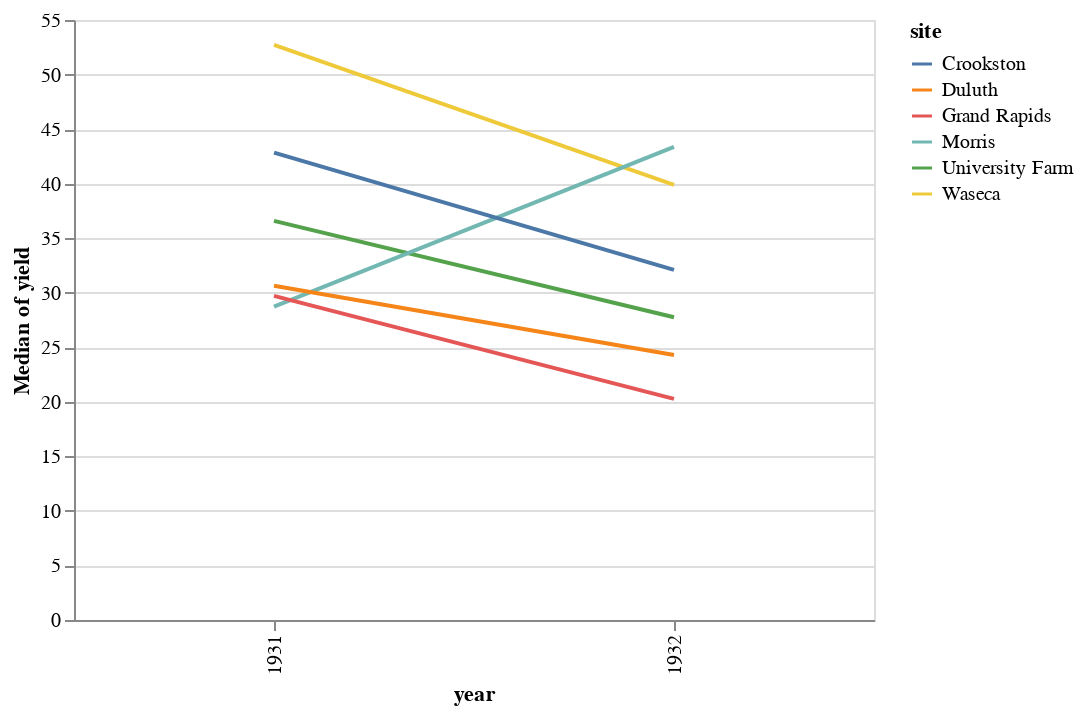

The notebook cell saved with this chart:
### Markdown cell above
## Altair

### Code cell
import altair as alt
from vega_datasets import data

source = data.barley()

alt.Chart(source).mark_line().encode(
    x='year:O',
    y='median(yield)',
    color='site'
)

### Figure 1 — Vega-Lite specification as saved in the notebook (floating-point values rounded to 4 significant figures)
{"$schema": "https://vega.github.io/schema/vega-lite/v3.4.0.json", "config": {"mark": {"tooltip": null}, "view": {"height": 300, "width": 400}}, "data": {"name": "data-093ece8c35bb2d41094cfb6138ec810b"}, "datasets": {"data-093ece8c35bb2d41094cfb6138ec810b": [{"site": "University Farm", "variety": "Manchuria", "year": 1931, "yield": 27}, {"site": "Waseca", "variety": "Manchuria", "year": 1931, "yield": 48.87}, {"site": "Morris", "variety": "Manchuria", "year": 1931, "yield": 27.43}, {"site": "Crookston", "variety": "Manchuria", "year": 1931, "yield": 39.93}, {"site": "Grand Rapids", "variety": "Manchuria", "year": 1931, "yield": 32.97}, {"site": "Duluth", "variety": "Manchuria", "year": 1931, "yield": 28.97}, {"site": "University Farm", "variety": "Glabron", "year": 1931, "yield": 43.07}, {"site": "Waseca", "variety": "Glabron", "year": 1931, "yield": 55.2}, {"site": "Morris", "variety": "Glabron", "year": 1931, "yield": 28.77}, {"site": "Crookston", "variety": "Glabron", "year": 1931, "yield": 38.13}, {"site": "Grand Rapids", "variety": "Glabron", "year": 1931, "yield": 29.13}, {"site": "Duluth", "variety": "Glabron", "year": 1931, "yield": 29.67}, {"site": "University Farm", "variety": "Svansota", "year": 1931, "yield": 35.13}, {"site": "Waseca", "variety": "Svansota", "year": 1931, "yield": 47.33}, {"site": "Morris", "variety": "Svansota", "year": 1931, "yield": 25.77}, {"site": "Crookston", "variety": "Svansota", "year": 1931, "yield": 40.47}, {"site": "Grand Rapids", "variety": "Svansota", "year": 1931, "yield": 29.67}, {"site": "Duluth", "variety": "Svansota", "year": 1931, "yield": 25.7}, {"site": "University Farm", "variety": "Velvet", "year": 1931, "yield": 39.9}, {"site": "Waseca", "variety": "Velvet", "year": 1931, "yield": 50.23}, {"site": "Morris", "variety": "Velvet", "year": 1931, "yield": 26.13}, {"site": "Crookston", "variety": "Velvet", "year": 1931, "yield": 41.33}, {"site": "Grand Rapids", "variety": "Velvet", "year": 1931, "yield": 23.03}, {"site": "Duluth", "variety": "Velvet", "year": 1931, "yield": 26.3}, {"site": "University Farm", "variety": "Trebi", "year": 1931, "yield": 36.57}, {"site": "Waseca", "variety": "Trebi", "year": 1931, "yield": 63.83}, {"site": "Morris", "variety": "Trebi", "year": 1931, "yield": 43.77}, {"site": "Crookston", "variety": "Trebi", "year": 1931, "yield": 46.93}, {"site": "Grand Rapids", "variety": "Trebi", "year": 1931, "yield": 29.77}, {"site": "Duluth", "variety": "Trebi", "year": 1931, "yield": 33.93}, {"site": "University Farm", "variety": "No. 457", "year": 1931, "yield": 43.27}, {"site": "Waseca", "variety": "No. 457", "year": 1931, "yield": 58.1}, {"site": "Morris", "variety": "No. 457", "year": 1931, "yield": 28.7}, {"site": "Crookston", "variety": "No. 457", "year": 1931, "yield": 45.67}, {"site": "Grand Rapids", "variety": "No. 457", "year": 1931, "yield": 32.17}, {"site": "Duluth", "variety": "No. 457", "year": 1931, "yield": 33.6}, {"site": "University Farm", "variety": "No. 462", "year": 1931, "yield": 36.6}, {"site": "Waseca", "variety": "No. 462", "year": 1931, "yield": 65.77}, {"site": "Morris", "variety": "No. 462", "year": 1931, "yield": 30.37}, {"site": "Crookston", "variety": "No. 462", "year": 1931, "yield": 48.57}, {"site": "Grand Rapids", "variety": "No. 462", "year": 1931, "yield": 24.93}, {"site": "Duluth", "variety": "No. 462", "year": 1931, "yield": 28.1}, {"site": "University Farm", "variety": "Peatland", "year": 1931, "yield": 32.77}, {"site": "Waseca", "variety": "Peatland", "year": 1931, "yield": 48.57}, {"site": "Morris", "variety": "Peatland", "year": 1931, "yield": 29.87}, {"site": "Crookston", "variety": "Peatland", "year": 1931, "yield": 41.6}, {"site": "Grand Rapids", "variety": "Peatland", "year": 1931, "yield": 34.7}, {"site": "Duluth", "variety": "Peatland", "year": 1931, "yield": 32}, {"site": "University Farm", "variety": "No. 475", "year": 1931, "yield": 24.67}, {"site": "Waseca", "variety": "No. 475", "year": 1931, "yield": 46.77}, {"site": "Morris", "variety": "No. 475", "year": 1931, "yield": 22.6}, {"site": "Crookston", "variety": "No. 475", "year": 1931, "yield": 44.1}, {"site": "Grand Rapids", "variety": "No. 475", "year": 1931, "yield": 19.7}, {"site": "Duluth", "variety": "No. 475", "year": 1931, "yield": 33.07}, {"site": "University Farm", "variety": "Wisconsin No. 38", "year": 1931, "yield": 39.3}, {"site": "Waseca", "variety": "Wisconsin No. 38", "year": 1931, "yield": 58.8}, {"site": "Morris", "variety": "Wisconsin No. 38", "year": 1931, "yield": 29.47}, {"site": "Crookston", "variety": "Wisconsin No. 38", "year": 1931, "yield": 49.87}, {"site": "Grand Rapids", "variety": "Wisconsin No. 38", "year": 1931, "yield": 34.47}, {"site": "Duluth", "variety": "Wisconsin No. 38", "year": 1931, "yield": 31.6}, {"site": "University Farm", "variety": "Manchuria", "year": 1932, "yield": 26.9}, {"site": "Waseca", "variety": "Manchuria", "year": 1932, "yield": 33.47}, {"site": "Morris", "variety": "Manchuria", "year": 1932, "yield": 34.37}, {"site": "Crookston", "variety": "Manchuria", "year": 1932, "yield": 32.97}, {"site": "Grand Rapids", "variety": "Manchuria", "year": 1932, "yield": 22.13}, {"site": "Duluth", "variety": "Manchuria", "year": 1932, "yield": 22.57}, {"site": "University Farm", "variety": "Glabron", "year": 1932, "yield": 36.8}, {"site": "Waseca", "variety": "Glabron", "year": 1932, "yield": 37.73}, {"site": "Morris", "variety": "Glabron", "year": 1932, "yield": 35.13}, {"site": "Crookston", "variety": "Glabron", "year": 1932, "yield": 26.17}, {"site": "Grand Rapids", "variety": "Glabron", "year": 1932, "yield": 14.43}, {"site": "Duluth", "variety": "Glabron", "year": 1932, "yield": 25.87}, {"site": "University Farm", "variety": "Svansota", "year": 1932, "yield": 27.43}, {"site": "Waseca", "variety": "Svansota", "year": 1932, "yield": 38.5}, {"site": "Morris", "variety": "Svansota", "year": 1932, "yield": 35.03}, {"site": "Crookston", "variety": "Svansota", "year": 1932, "yield": 20.63}, {"site": "Grand Rapids", "variety": "Svansota", "year": 1932, "yield": 16.63}, {"site": "Duluth", "variety": "Svansota", "year": 1932, "yield": 22.23}, {"site": "University Farm", "variety": "Velvet", "year": 1932, "yield": 26.8}, {"site": "Waseca", "variety": "Velvet", "year": 1932, "yield": 37.4}, {"site": "Morris", "variety": "Velvet", "year": 1932, "yield": 38.83}, {"site": "Crookston", "variety": "Velvet", "year": 1932, "yield": 32.07}, {"site": "Grand Rapids", "variety": "Velvet", "year": 1932, "yield": 32.23}, {"site": "Duluth", "variety": "Velvet", "year": 1932, "yield": 22.47}, {"site": "University Farm", "variety": "Trebi", "year": 1932, "yield": 29.07}, {"site": "Waseca", "variety": "Trebi", "year": 1932, "yield": 49.23}, {"site": "Morris", "variety": "Trebi", "year": 1932, "yield": 46.63}, {"site": "Crookston", "variety": "Trebi", "year": 1932, "yield": 41.83}, {"site": "Grand Rapids", "variety": "Trebi", "year": 1932, "yield": 20.63}, {"site": "Duluth", "variety": "Trebi", "year": 1932, "yield": 30.6}, {"site": "University Farm", "variety": "No. 457", "year": 1932, "yield": 26.43}, {"site": "Waseca", "variety": "No. 457", "year": 1932, "yield": 42.2}, {"site": "Morris", "variety": "No. 457", "year": 1932, "yield": 43.53}, {"site": "Crookston", "variety": "No. 457", "year": 1932, "yield": 34.33}, {"site": "Grand Rapids", "variety": "No. 457", "year": 1932, "yield": 19.47}, {"site": "Duluth", "variety": "No. 457", "year": 1932, "yield": 22.7}, {"site": "University Farm", "variety": "No. 462", "year": 1932, "yield": 25.57}, {"site": "Waseca", "variety": "No. 462", "year": 1932, "yield": 44.7}, {"site": "Morris", "variety": "No. 462", "year": 1932, "yield": 47}, {"site": "Crookston", "variety": "No. 462", "year": 1932, "yield": 30.53}, {"site": "Grand Rapids", "variety": "No. 462", "year": 1932, "yield": 19.9}, {"site": "Duluth", "variety": "No. 462", "year": 1932, "yield": 22.5}, {"site": "University Farm", "variety": "Peatland", "year": 1932, "yield": 28.07}, {"site": "Waseca", "variety": "Peatland", "year": 1932, "yield": 36.03}, {"site": "Morris", "variety": "Peatland", "year": 1932, "yield": 43.2}, {"site": "Crookston", "variety": "Peatland", "year": 1932, "yield": 25.23}, {"site": "Grand Rapids", "variety": "Peatland", "year": 1932, "yield": 26.77}, {"site": "Duluth", "variety": "Peatland", "year": 1932, "yield": 31.37}, {"site": "University Farm", "variety": "No. 475", "year": 1932, "yield": 30}, {"site": "Waseca", "variety": "No. 475", "year": 1932, "yield": 41.27}, {"site": "Morris", "variety": "No. 475", "year": 1932, "yield": 44.23}, {"site": "Crookston", "variety": "No. 475", "year": 1932, "yield": 32.13}, {"site": "Grand Rapids", "variety": "No. 475", "year": 1932, "yield": 15.23}, {"site": "Duluth", "variety": "No. 475", "year": 1932, "yield": 27.37}, {"site": "University Farm", "variety": "Wisconsin No. 38", "year": 1932, "yield": 38}, {"site": "Waseca", "variety": "Wisconsin No. 38", "year": 1932, "yield": 58.17}, {"site": "Morris", "variety": "Wisconsin No. 38", "year": 1932, "yield": 47.17}, {"site": "Crookston", "variety": "Wisconsin No. 38", "year": 1932, "yield": 35.9}, {"site": "Grand Rapids", "variety": "Wisconsin No. 38", "year": 1932, "yield": 20.67}, {"site": "Duluth", "variety": "Wisconsin No. 38", "year": 1932, "yield": 29.33}]}, "encoding": {"color": {"field": "site", "type": "nominal"}, "x": {"field": "year", "type": "ordinal"}, "y": {"aggregate": "median", "field": "yield", "type": "quantitative"}}, "mark": "line"}
